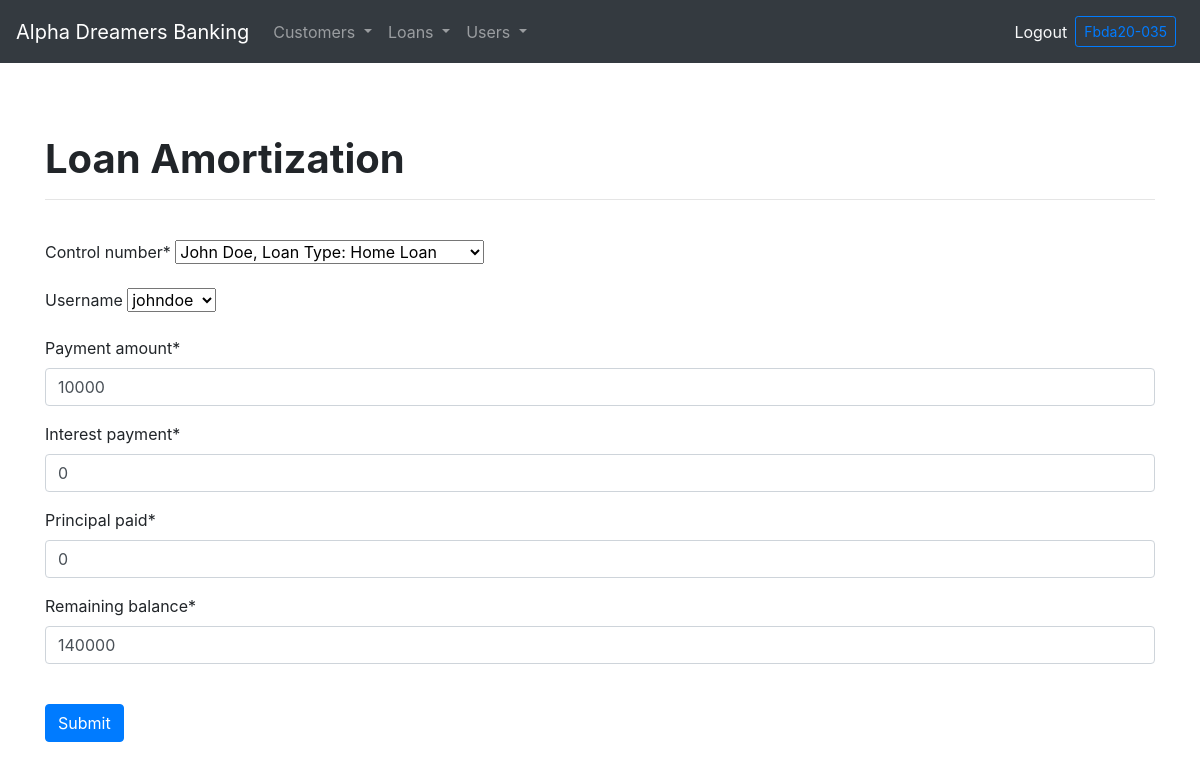
Page /edit-amortization/2835981affbd40a7a9812848a21e5d4f/ (signed in) on the committed database.
### loans/models.py (models this page shows, shortened)
class loan_amortization(models.Model):
    amortization_id = models.UUIDField(default=uuid.uuid4, unique=True, primary_key=True, editable=False)
    control_number = models.ForeignKey(loan_application, on_delete=models.CASCADE)
    user = models.ForeignKey(User, on_delete=models.CASCADE, limit_choices_to={'is_staff': False},
    related_name='customer_amortization', null=True, blank=True, default="")
    date = models.DateTimeField(auto_now_add=True)
    payment_amount = models.PositiveIntegerField(default=0)
    interest_payment = models.PositiveIntegerField(default=0)
    principal_paid = models.PositiveIntegerField(default=0)
    remaining_balance = models.PositiveIntegerField(default=0)

### officer/views.py (the view, shortened to what this page needs)
# urls.py: path('edit-amortization/<str:pk>/', views.edit_amortization, name='edit-amortization'),
@staff_member_required(login_url='/admin-login')
def edit_amortization(request, pk):
    amor = loan_amortization.objects.get(amortization_id=pk)
    form = LoanAmortizationForm(instance=amor)
    return render(request, 'loans/amortization_form.html', context={'form': form})

### officer/forms.py
class LoanAmortizationForm(ModelForm):
    class Meta:
        model = loan_amortization
        fields = '__all__'
        labels = {
            'user': 'Username',
        }

### loans/models.py (called while the page is built)
    def __str__(self):
        return self.cust_id.first_name + ' ' + self.cust_id.surname + '' + ', Loan Type: ' + self.loan_type_id.loan_name

### loans/templates/loans/amortization_form.html (shortened to what this page needs)
{% extends "main.html" %}
{% load static %}
{% block content %}
{% if user.is_authenticated and user.is_staff == False %}
{% include 'loans/customer_nav.html' %}
{% elif user.is_staff == True %}
{% include 'officer/admin_nav.html' %}
{% else %}
{% include 'nav.html' %}
{% endif %}
{% load crispy_forms_tags %}
<head>
</head>
<div class="container py-5">
	<h1 class="font-weight-bold">Loan Amortization</h1>
	<hr>
	<br>
	<form method="POST" enctype="multipart/form-data">
		{{ form|crispy }}
		<br>
		<button class="btn btn-primary" type="submit">Submit</button>
	</form>
	<br><br>
</div>
{% endblock %}

### officer/templates/officer/admin_nav.html (shortened to what this page needs)
 <nav class="navbar navbar-expand-sm navbar-dark bg-dark">
    <a class="navbar-brand" href="{% url 'officer:admin-page' %}">Alpha Dreamers Banking</a>
    <div class="collapse navbar-collapse" id="navbarText">
        <ul class="navbar-nav mr-auto">
            <li class="nav-item dropdown">
                <a class="nav-link dropdown-toggle" href="#" id="navbardrop" data-toggle="dropdown">
                    Customers
                </a>
            </li>
            <li class="nav-item dropdown">
                <a class="nav-link dropdown-toggle" href="#" id="navbardrop" data-toggle="dropdown">
                    Loans
                </a>
            </li>
            <li class="nav-item dropdown">
                <a class="nav-link dropdown-toggle" href="#" id="navbardrop" data-toggle="dropdown">
                    Users
                </a>
            </li>
        </ul>
        {% if user.is_authenticated %}
        <a class="text-light" href="{% url 'officer:logout' %}">Logout</a>
        <a class="btn btn-sm btn-outline-primary m-2"  href="{% url 'officer:admin-page' %}">{{user.username|title}}</a>
        {% else %}
        <a class="text-light" href="{% url 'officer:admin-login' %}">Login</a>
        <a class="btn btn-sm btn-primary m-2"  href="{% url 'login:customer-signup' %}">Register</a>
        {% endif %}
    </div>
    </nav>
    <br>

### rows in the picture
loan_amortization: control_number "John Doe, Loan Type: Home Loan", user "johndoe", payment_amount "10000", interest_payment "0", principal_paid "0", remaining_balance "140000"

### other values in the picture
{{ user.username|title }} "Fbda20-035"
